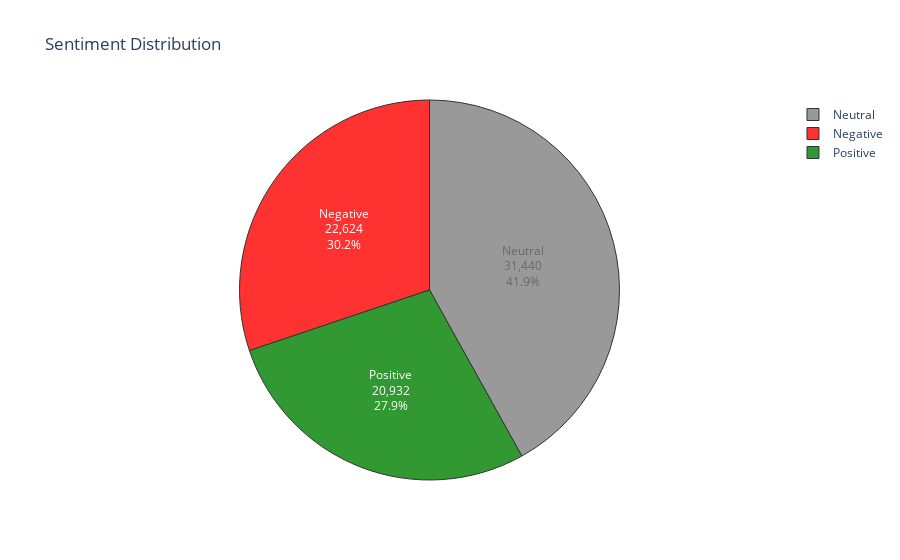

Notebook source saved alongside this figure:
### Markdown cell above
## Visualizations

### Code cell
# Sentiment distribution (Pie Chart)
sentiment_counts = df['Sentiment'].value_counts().sort_index()
sentiment_colors = ['red', 'grey', 'green']

fig = go.Figure(data=[go.Pie(labels=sentiment_counts.index, 
                             values=sentiment_counts.values,
                             textinfo='percent+value+label',
                             marker_colors=sentiment_colors,
                             textposition='auto')])

fig.update_layout(
    title_text='Sentiment Distribution',
    template='plotly_white'
)

fig.update_traces(marker_line_color='black', 
                  marker_line_width=1, 
                  opacity=0.8)
 
fig.show()

### Figure 1 — Plotly figure (JSON) as saved in the notebook; plotly's stock layout.template omitted (floating-point values rounded to 4 significant figures)
{"data": [{"labels": ["Negative", "Neutral", "Positive"], "marker": {"colors": ["red", "grey", "green"], "line": {"color": "black", "width": 1}}, "opacity": 0.8, "textinfo": "percent+value+label", "textposition": "auto", "type": "pie", "values": [22624, 31440, 20932]}], "layout": {"autosize": true, "title": {"text": "Sentiment Distribution"}}}
